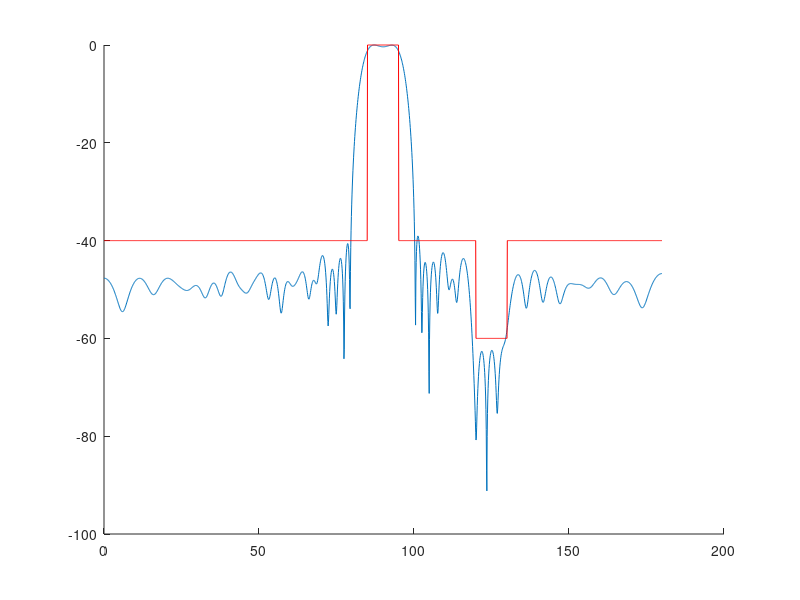

Recreate this plot in MATLAB.
%Fast Iterative Shrinkage Method
%unsymmetric linear array

clc;
clear;

N = 41; %N antenna elements
lambda = 1;
%position of antenna array
d=zeros(1,N);
d(1) = 10;
d(2) = 9.6065;
d(3) = 8.8098;
d(4) = 8.2995;
d(5) = 7.8973;
d(6) = 7.3497;
d(7) = 6.8494;
d(8) = 6.5302;
d(9) = 5.6299;
d(10)=5.3749;
d(11)=5;
d(12)=4.6065;
d(13)=3.8098;
d(14)=3.2995;
d(15)=2.8973;
d(16)=2.3497;
d(17)=1.8494;
d(18)=1.5302;
d(19)=0.6299;
d(20)=0.3749;
d(21)=0;
d(41) = -10;
d(40) = -9.6065;
d(39) = -8.8098;
d(38) = -8.2995;
d(37) = -7.8973;
d(36) = -7.3497;
d(35) = -6.8494;
d(34) = -6.5302;
d(33) = -5.6299;
d(32)=-5.3749;
d(31)=-5;
d(30)=-4.6065;
d(29)=-3.8098;
d(28)=-3.2995;
d(27)=-2.8973;
d(26)=-2.3497;
d(25)=-1.8494;
d(24)=-1.5302;
d(23)=-0.6299;
d(22)=-0.3749;

%number of mainlobe samples
theta_m = 85:1:95;
L_m = length(theta_m);
u_m = cos(theta_m*pi/180);
A_m = exp(1i*(2*pi/lambda)*u_m'*d);
%null
theta_n = [120:0.5:130];
L_n = length(theta_n);
u_n = cos(theta_n*pi/180);
A_n = exp(1i*(2*pi/lambda)*u_n'*d);
%sidelobe
theta_s = [0:1:80,100:1:115,135:1:180];
L_s = length(theta_s);
u_s = cos(theta_s*pi/180);
A_s = exp(1i*(2*pi/lambda)*u_s'*d);
L = L_m + L_n + L_s;
%transformation matrix
theta = [theta_m,theta_s,theta_n];
u = cos(theta*pi/180);
A = exp(1i*(2*pi/lambda)*u'*d);
%desired beampattern
%amplitude
fm = [ones(L_m,1);10^(-50/20)*ones(L_s,1);10^(-70/20)*ones(L_n,1)];
%phase
fp = ones(L,1);
f = fm.*fp;
%emphasis vector
w = fm.^(-1);

%transform from complex domain to real domain
Ar = [real(A),-imag(A);imag(A),real(A)];
wr = [w;w];
Mr = diag(wr);
x0 = zeros(2*N,1);
xc = inv(A'*A)*A'*f;
%tau
tau = 2*max(eig(Ar'*Mr*Ar));
%mu
mu = 0.1;
%ripple tolerance
epsilon = 0.05;
km = 40;
kp = 4000;
kn = 40000;

%change weight every iteration
error = 1;
y1 = x0;
t1 = 1;
tic;
for k = 1:2
    while (error > 1e-4)
        %calculating the phase of the desired beampattern
        fp = A*xc;
        fp = fp./abs(fp);
        fr = [fm.*real(fp);fm.*imag(fp)];
        %shrinkage
        g = y1-(1/tau)*Ar'*Mr*(Ar*y1-fr);
        x = zeros(2*N,1);
        for i = 1:N
            r = [g(i);g(i+N)] ;
            z = max(norm(r)-1/(tau*mu),0)*(r/norm(r));
            x(i) = z(1);
            x(i+N) = z(2);
        end
        t = (1+sqrt(1+4*t1*t1))/2;
        y = x + (t1-1)/t*(x-x0);
        error = norm(x0-x); 
        x0 = x;
        y1 = y;
        t1 = t;       
        xc = x0(1:N)+1i*x0(N+1:2*N);  
    end
    %update the weight corresponding to mainlobe
    fi = abs(A*xc)./max(abs(A*xc));
    em = fi(1:L_m)-fm(1:L_m);
    for i = 1:L_m
        if (em(i) < -epsilon)
            w(i) = w(i) + km * abs(em(i));
        end
    end
    %update the weight corresponding to sidelobe
    es = fi(L_m+1:L_m+L_s)-fm(L_m+1:L_m+L_s);
    w(L_m+1:L_m+L_s) = max(kp*es,0);
    %update the weight corresponding to null
    en = fi(L_m+L_s+1:end)-fm(L_m+L_s+1:end);
    w(L_m+L_s+1:end) = max(kn*en,0);    
    wr = [w;w];
    Mr = diag(wr);
    %tau
    tau = 2*max(eig(Ar'*Mr*Ar));
    error = 1;
end

t = toc;
%calculate the number of selected antennas
lam = 0;
for i = 1:N
    if (abs(xc(i))<0.001)
        xc(i)=0;
    else
        lam = lam + 1;
    end
end

%define the transformation matrix for plotting
theta_plot = [0:0.1:180];
u_plot = cos(theta_plot*pi/180);
A_plot = exp(1i*(2*pi/lambda)*u_plot'*d);
figure(1);hold on;
y = 20*log10(abs(A_plot*xc)/max(abs(A_plot*xc)));
plot(theta_plot,y);
hold on;
fd  =  10^(-40/20)*ones(length(theta_plot),1);
for i = 1:length(theta_plot)
    if ((theta_plot(i)>=85)&&(theta_plot(i)<=95))
        fd(i) = 1;
    elseif((theta_plot(i)>=120)&&(theta_plot(i)<=130))
        fd(i) = 10^(-60/20);
    end
end
plot(theta_plot,20*log10(fd),'r');

